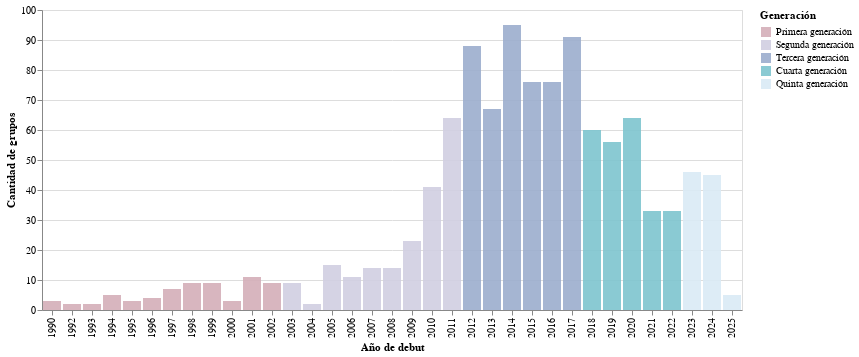

Here is the notebook cell this chart was saved with:
### Code cell
import pandas as pd
import altair as alt
import colorsys

GEN = pd.read_csv("/content/Grupos_KPOP.csv", delimiter=";")

GEN = GEN[(GEN["AÑO_DEBUT"] >= 1990) & (GEN["AÑO_DEBUT"] <= 2025)]

GEN_grouped = GEN.groupby(["AÑO_DEBUT", "GENERO"]).size().reset_index(name="Cantidad")

def asignar_generacion(año):
    if 1990 <= año <= 2002:
        return 1, 'Primera generación'
    elif 2003 <= año <= 2011:
        return 2, 'Segunda generación'
    elif 2012 <= año <= 2017:
        return 3, 'Tercera generación'
    elif 2018 <= año <= 2022:
        return 4, 'Cuarta generación'
    elif 2023 <= año <= 2025:
        return 5, 'Quinta generación'
    return None, None


GEN_grouped[['Generacion', 'Etiqueta']] = GEN_grouped['AÑO_DEBUT'].apply(lambda año: pd.Series(asignar_generacion(año)))

def ajustar_luminosidad(hex_color, factor):
    hex_color = hex_color.lstrip('#')
    r, g, b = tuple(int(hex_color[i:i+2], 16) for i in (0, 2, 4))
    h, l, s = colorsys.rgb_to_hls(r/255, g/255, b/255)
    l = max(0, min(1, l * factor))
    r_new, g_new, b_new = colorsys.hls_to_rgb(h, l, s)
    return '#{:02x}{:02x}{:02x}'.format(int(r_new*255), int(g_new*255), int(b_new*255))


def asignar_color(generacion):
    generacion_colores = {
        1: '#D4AFB9',  # Primera generación
        2: '#D1CFE2',  # Segunda generación
        3: '#9CADCE',   # Tercera generación
        4: '#7EC5CF',   # Cuarta generación
        5: '#DAEAF6'    # Quinta generación
    }
    return generacion_colores.get(generacion, '#FFFFFF')

factores_genero = {
    'Masculino': 0.7,
    'Mixto': 1.0,
    'Femenino': 1.3
}

# Define colores_generacion before it's used
colores_generacion = {
    1: '#D4AFB9',  # Primera generación
    2: '#D1CFE2',  # Segunda generación
    3: '#9CADCE',   # Tercera generación
    4: '#7EC5CF',   # Cuarta generación
    5: '#DAEAF6'    # Quinta generación
}

GEN_grouped['Color'] = GEN_grouped.apply(
    lambda row: ajustar_luminosidad(
        colores_generacion[row['Generacion']],
        factores_genero.get(row['GENERO'], 1.0)
    ),
    axis=1
)
brush = alt.selection_interval(encodings=["x"])

highlight = alt.selection_single(on="mouseover", fields=["AÑO_DEBUT"], empty="none")


opacity_brush = alt.condition(brush, alt.value(0.9), alt.value(0.1))

opacity_highlight = alt.condition(highlight, alt.value(1), alt.value(0.3))

# 𝗛𝗶𝘀𝘁𝗼𝗴𝗿𝗮𝗺𝗮 con interactividad
overview = alt.Chart(GEN_grouped).mark_bar().encode(
    alt.X("AÑO_DEBUT:O", axis=alt.Axis(title="Año de debut")),
    alt.Y("Cantidad:Q", title="Cantidad de grupos"),
    alt.Color("Etiqueta:N", scale=alt.Scale(domain=['Primera generación', 'Segunda generación', 'Tercera generación', 'Cuarta generación', 'Quinta generación'],
                                            range=['#D4AFB9', '#D1CFE2', '#9CADCE', '#7EC5CF', '#DAEAF6']),
              legend=alt.Legend(title="Generación")),
    opacity=opacity_brush,
    tooltip=["AÑO_DEBUT", "Cantidad", "GENERO"]
).add_selection(brush).add_selection(highlight)

graf = overview
graf

### Figure 1 — Vega-Lite specification as saved in the notebook (floating-point values rounded to 4 significant figures)
{"config": {"view": {"continuousWidth": 300, "continuousHeight": 300}}, "data": {"name": "data-dfa47450885405274c149805b3c16a7b"}, "mark": {"type": "bar"}, "encoding": {"color": {"field": "Etiqueta", "legend": {"title": "Generación"}, "scale": {"domain": ["Primera generación", "Segunda generación", "Tercera generación", "Cuarta generación", "Quinta generación"], "range": ["#D4AFB9", "#D1CFE2", "#9CADCE", "#7EC5CF", "#DAEAF6"]}, "type": "nominal"}, "opacity": {"condition": {"param": "param_3", "value": 0.9}, "value": 0.1}, "tooltip": [{"field": "AÑO_DEBUT", "type": "quantitative"}, {"field": "Cantidad", "type": "quantitative"}, {"field": "GENERO", "type": "nominal"}], "x": {"axis": {"title": "Año de debut"}, "field": "AÑO_DEBUT", "type": "ordinal"}, "y": {"field": "Cantidad", "title": "Cantidad de grupos", "type": "quantitative"}}, "params": [{"name": "param_3", "select": {"type": "interval", "encodings": ["x"]}}, {"name": "param_4", "select": {"type": "point", "fields": ["AÑO_DEBUT"], "on": "mouseover"}}], "$schema": "https://vega.github.io/schema/vega-lite/v5.20.1.json", "datasets": {"data-dfa47450885405274c149805b3c16a7b": [{"AÑO_DEBUT": 1990, "GENERO": "Hombres", "Cantidad": 3, "Generacion": 1, "Etiqueta": "Primera generación", "Color": "#d4aeb8"}, {"AÑO_DEBUT": 1992, "GENERO": "Hombres", "Cantidad": 1, "Generacion": 1, "Etiqueta": "Primera generación", "Color": "#d4aeb8"}, {"AÑO_DEBUT": 1992, "GENERO": "Mixto", "Cantidad": 1, "Generacion": 1, "Etiqueta": "Primera generación", "Color": "#d4aeb8"}, {"AÑO_DEBUT": 1993, "GENERO": "Hombres", "Cantidad": 2, "Generacion": 1, "Etiqueta": "Primera generación", "Color": "#d4aeb8"}, {"AÑO_DEBUT": 1994, "GENERO": "Hombres", "Cantidad": 1, "Generacion": 1, "Etiqueta": "Primera generación", "Color": "#d4aeb8"}, {"AÑO_DEBUT": 1994, "GENERO": "Mixto", "Cantidad": 4, "Generacion": 1, "Etiqueta": "Primera generación", "Color": "#d4aeb8"}, {"AÑO_DEBUT": 1995, "GENERO": "Hombres", "Cantidad": 3, "Generacion": 1, "Etiqueta": "Primera generación", "Color": "#d4aeb8"}, {"AÑO_DEBUT": 1996, "GENERO": "Hombres", "Cantidad": 2, "Generacion": 1, "Etiqueta": "Primera generación", "Color": "#d4aeb8"}, {"AÑO_DEBUT": 1996, "GENERO": "Mixto", "Cantidad": 2, "Generacion": 1, "Etiqueta": "Primera generación", "Color": "#d4aeb8"}, {"AÑO_DEBUT": 1997, "GENERO": "Hombres", "Cantidad": 4, "Generacion": 1, "Etiqueta": "Primera generación", "Color": "#d4aeb8"}, {"AÑO_DEBUT": 1997, "GENERO": "Mujeres", "Cantidad": 3, "Generacion": 1, "Etiqueta": "Primera generación", "Color": "#d4aeb8"}, {"AÑO_DEBUT": 1998, "GENERO": "Hombres", "Cantidad": 4, "Generacion": 1, "Etiqueta": "Primera generación", "Color": "#d4aeb8"}, {"AÑO_DEBUT": 1998, "GENERO": "Mixto", "Cantidad": 2, "Generacion": 1, "Etiqueta": "Primera generación", "Color": "#d4aeb8"}, {"AÑO_DEBUT": 1998, "GENERO": "Mujeres", "Cantidad": 3, "Generacion": 1, "Etiqueta": "Primera generación", "Color": "#d4aeb8"}, {"AÑO_DEBUT": 1999, "GENERO": "Hombres", "Cantidad": 5, "Generacion": 1, "Etiqueta": "Primera generación", "Color": "#d4aeb8"}, {"AÑO_DEBUT": 1999, "GENERO": "Mujeres", "Cantidad": 4, "Generacion": 1, "Etiqueta": "Primera generación", "Color": "#d4aeb8"}, {"AÑO_DEBUT": 2000, "GENERO": "Hombres", "Cantidad": 2, "Generacion": 1, "Etiqueta": "Primera generación", "Color": "#d4aeb8"}, {"AÑO_DEBUT": 2000, "GENERO": "Mujeres", "Cantidad": 1, "Generacion": 1, "Etiqueta": "Primera generación", "Color": "#d4aeb8"}, {"AÑO_DEBUT": 2001, "GENERO": "Hombres", "Cantidad": 1, "Generacion": 1, "Etiqueta": "Primera generación", "Color": "#d4aeb8"}, {"AÑO_DEBUT": 2001, "GENERO": "Mixto", "Cantidad": 3, "Generacion": 1, "Etiqueta": "Primera generación", "Color": "#d4aeb8"}, {"AÑO_DEBUT": 2001, "GENERO": "Mujeres", "Cantidad": 7, "Generacion": 1, "Etiqueta": "Primera generación", "Color": "#d4aeb8"}, {"AÑO_DEBUT": 2002, "GENERO": "Hombres", "Cantidad": 5, "Generacion": 1, "Etiqueta": "Primera generación", "Color": "#d4aeb8"}, {"AÑO_DEBUT": 2002, "GENERO": "Mixto", "Cantidad": 1, "Generacion": 1, "Etiqueta": "Primera generación", "Color": "#d4aeb8"}, {"AÑO_DEBUT": 2002, "GENERO": "Mujeres", "Cantidad": 3, "Generacion": 1, "Etiqueta": "Primera generación", "Color": "#d4aeb8"}, {"AÑO_DEBUT": 2003, "GENERO": "Hombres", "Cantidad": 8, "Generacion": 2, "Etiqueta": "Segunda generación", "Color": "#d1cfe2"}, {"AÑO_DEBUT": 2003, "GENERO": "Mujeres", "Cantidad": 1, "Generacion": 2, "Etiqueta": "Segunda generación", "Color": "#d1cfe2"}, {"AÑO_DEBUT": 2004, "GENERO": "Hombres", "Cantidad": 1, "Generacion": 2, "Etiqueta": "Segunda generación", "Color": "#d1cfe2"}, {"AÑO_DEBUT": 2004, "GENERO": "Mujeres", "Cantidad": 1, "Generacion": 2, "Etiqueta": "Segunda generación", "Color": "#d1cfe2"}, {"AÑO_DEBUT": 2005, "GENERO": "Hombres", "Cantidad": 9, "Generacion": 2, "Etiqueta": "Segunda generación", "Color": "#d1cfe2"}, {"AÑO_DEBUT": 2005, "GENERO": "Mujeres", "Cantidad": 6, "Generacion": 2, "Etiqueta": "Segunda generación", "Color": "#d1cfe2"}, {"AÑO_DEBUT": 2006, "GENERO": "Hombres", "Cantidad": 6, "Generacion": 2, "Etiqueta": "Segunda generación", "Color": "#d1cfe2"}, {"AÑO_DEBUT": 2006, "GENERO": "Mixto", "Cantidad": 2, "Generacion": 2, "Etiqueta": "Segunda generación", "Color": "#d1cfe2"}, {"AÑO_DEBUT": 2006, "GENERO": "Mujeres", "Cantidad": 3, "Generacion": 2, "Etiqueta": "Segunda generación", "Color": "#d1cfe2"}, {"AÑO_DEBUT": 2007, "GENERO": "Hombres", "Cantidad": 7, "Generacion": 2, "Etiqueta": "Segunda generación", "Color": "#d1cfe2"}, {"AÑO_DEBUT": 2007, "GENERO": "Mixto", "Cantidad": 1, "Generacion": 2, "Etiqueta": "Segunda generación", "Color": "#d1cfe2"}, {"AÑO_DEBUT": 2007, "GENERO": "Mujeres", "Cantidad": 6, "Generacion": 2, "Etiqueta": "Segunda generación", "Color": "#d1cfe2"}, {"AÑO_DEBUT": 2008, "GENERO": "Hombres", "Cantidad": 11, "Generacion": 2, "Etiqueta": "Segunda generación", "Color": "#d1cfe2"}, {"AÑO_DEBUT": 2008, "GENERO": "Mujeres", "Cantidad": 3, "Generacion": 2, "Etiqueta": "Segunda generación", "Color": "#d1cfe2"}, {"AÑO_DEBUT": 2009, "GENERO": "Hombres", "Cantidad": 8, "Generacion": 2, "Etiqueta": "Segunda generación", "Color": "#d1cfe2"}, {"AÑO_DEBUT": 2009, "GENERO": "Mixto", "Cantidad": 2, "Generacion": 2, "Etiqueta": "Segunda generación", "Color": "#d1cfe2"}, {"AÑO_DEBUT": 2009, "GENERO": "Mujeres", "Cantidad": 13, "Generacion": 2, "Etiqueta": "Segunda generación", "Color": "#d1cfe2"}, {"AÑO_DEBUT": 2010, "GENERO": "Hombres", "Cantidad": 19, "Generacion": 2, "Etiqueta": "Segunda generación", "Color": "#d1cfe2"}, {"AÑO_DEBUT": 2010, "GENERO": "Mixto", "Cantidad": 6, "Generacion": 2, "Etiqueta": "Segunda generación", "Color": "#d1cfe2"}, {"AÑO_DEBUT": 2010, "GENERO": "Mujeres", "Cantidad": 16, "Generacion": 2, "Etiqueta": "Segunda generación", "Color": "#d1cfe2"}, {"AÑO_DEBUT": 2011, "GENERO": "Hombres", "Cantidad": 24, "Generacion": 2, "Etiqueta": "Segunda generación", "Color": "#d1cfe2"}, {"AÑO_DEBUT": 2011, "GENERO": "Mixto", "Cantidad": 3, "Generacion": 2, "Etiqueta": "Segunda generación", "Color": "#d1cfe2"}, {"AÑO_DEBUT": 2011, "GENERO": "Mujeres", "Cantidad": 37, "Generacion": 2, "Etiqueta": "Segunda generación", "Color": "#d1cfe2"}, {"AÑO_DEBUT": 2012, "GENERO": "Hombres", "Cantidad": 41, "Generacion": 3, "Etiqueta": "Tercera generación", "Color": "#9cadce"}, {"AÑO_DEBUT": 2012, "GENERO": "Mixto", "Cantidad": 2, "Generacion": 3, "Etiqueta": "Tercera generación", "Color": "#9cadce"}, {"AÑO_DEBUT": 2012, "GENERO": "Mujeres", "Cantidad": 45, "Generacion": 3, "Etiqueta": "Tercera generación", "Color": "#9cadce"}, {"AÑO_DEBUT": 2013, "GENERO": "Hombres", "Cantidad": 39, "Generacion": 3, "Etiqueta": "Tercera generación", "Color": "#9cadce"}, {"AÑO_DEBUT": 2013, "GENERO": "Mujeres", "Cantidad": 28, "Generacion": 3, "Etiqueta": "Tercera generación", "Color": "#9cadce"}, {"AÑO_DEBUT": 2014, "GENERO": "Hombres", "Cantidad": 42, "Generacion": 3, "Etiqueta": "Tercera generación", "Color": "#9cadce"}, {"AÑO_DEBUT": 2014, "GENERO": "Mixto", "Cantidad": 3, "Generacion": 3, "Etiqueta": "Tercera generación", "Color": "#9cadce"}, {"AÑO_DEBUT": 2014, "GENERO": "Mujeres", "Cantidad": 50, "Generacion": 3, "Etiqueta": "Tercera generación", "Color": "#9cadce"}, {"AÑO_DEBUT": 2015, "GENERO": "Hombres", "Cantidad": 31, "Generacion": 3, "Etiqueta": "Tercera generación", "Color": "#9cadce"}, {"AÑO_DEBUT": 2015, "GENERO": "Mixto", "Cantidad": 1, "Generacion": 3, "Etiqueta": "Tercera generación", "Color": "#9cadce"}, {"AÑO_DEBUT": 2015, "GENERO": "Mujeres", "Cantidad": 44, "Generacion": 3, "Etiqueta": "Tercera generación", "Color": "#9cadce"}, {"AÑO_DEBUT": 2016, "GENERO": "Hombres", "Cantidad": 24, "Generacion": 3, "Etiqueta": "Tercera generación", "Color": "#9cadce"}, {"AÑO_DEBUT": 2016, "GENERO": "Mixto", "Cantidad": 3, "Generacion": 3, "Etiqueta": "Tercera generación", "Color": "#9cadce"}, {"AÑO_DEBUT": 2016, "GENERO": "Mujeres", "Cantidad": 49, "Generacion": 3, "Etiqueta": "Tercera generación", "Color": "#9cadce"}, {"AÑO_DEBUT": 2017, "GENERO": "Hombres", "Cantidad": 41, "Generacion": 3, "Etiqueta": "Tercera generación", "Color": "#9cadce"}, {"AÑO_DEBUT": 2017, "GENERO": "Mixto", "Cantidad": 1, "Generacion": 3, "Etiqueta": "Tercera generación", "Color": "#9cadce"}, {"AÑO_DEBUT": 2017, "GENERO": "Mujeres", "Cantidad": 49, "Generacion": 3, "Etiqueta": "Tercera generación", "Color": "#9cadce"}, {"AÑO_DEBUT": 2018, "GENERO": "Hombres", "Cantidad": 27, "Generacion": 4, "Etiqueta": "Cuarta generación", "Color": "#7ec5cf"}, {"AÑO_DEBUT": 2018, "GENERO": "Mixto", "Cantidad": 1, "Generacion": 4, "Etiqueta": "Cuarta generación", "Color": "#7ec5cf"}, {"AÑO_DEBUT": 2018, "GENERO": "Mujeres", "Cantidad": 32, "Generacion": 4, "Etiqueta": "Cuarta generación", "Color": "#7ec5cf"}, {"AÑO_DEBUT": 2019, "GENERO": "Hombres", "Cantidad": 31, "Generacion": 4, "Etiqueta": "Cuarta generación", "Color": "#7ec5cf"}, {"AÑO_DEBUT": 2019, "GENERO": "Mixto", "Cantidad": 1, "Generacion": 4, "Etiqueta": "Cuarta generación", "Color": "#7ec5cf"}, {"AÑO_DEBUT": 2019, "GENERO": "Mujeres", "Cantidad": 24, "Generacion": 4, "Etiqueta": "Cuarta generación", "Color": "#7ec5cf"}, {"AÑO_DEBUT": 2020, "GENERO": "Hombres", "Cantidad": 32, "Generacion": 4, "Etiqueta": "Cuarta generación", "Color": "#7ec5cf"}, {"AÑO_DEBUT": 2020, "GENERO": "Mixto", "Cantidad": 3, "Generacion": 4, "Etiqueta": "Cuarta generación", "Color": "#7ec5cf"}, {"AÑO_DEBUT": 2020, "GENERO": "Mujeres", "Cantidad": 29, "Generacion": 4, "Etiqueta": "Cuarta generación", "Color": "#7ec5cf"}, {"AÑO_DEBUT": 2021, "GENERO": "Hombres", "Cantidad": 14, "Generacion": 4, "Etiqueta": "Cuarta generación", "Color": "#7ec5cf"}, {"AÑO_DEBUT": 2021, "GENERO": "Mixto", "Cantidad": 1, "Generacion": 4, "Etiqueta": "Cuarta generación", "Color": "#7ec5cf"}, {"AÑO_DEBUT": 2021, "GENERO": "Mujeres", "Cantidad": 18, "Generacion": 4, "Etiqueta": "Cuarta generación", "Color": "#7ec5cf"}, {"AÑO_DEBUT": 2022, "GENERO": "Hombres", "Cantidad": 11, "Generacion": 4, "Etiqueta": "Cuarta generación", "Color": "#7ec5cf"}, {"AÑO_DEBUT": 2022, "GENERO": "Mujeres", "Cantidad": 22, "Generacion": 4, "Etiqueta": "Cuarta generación", "Color": "#7ec5cf"}, {"AÑO_DEBUT": 2023, "GENERO": "Hombres", "Cantidad": 27, "Generacion": 5, "Etiqueta": "Quinta generación", "Color": "#daeaf6"}, {"AÑO_DEBUT": 2023, "GENERO": "Mujeres", "Cantidad": 19, "Generacion": 5, "Etiqueta": "Quinta generación", "Color": "#daeaf6"}, {"AÑO_DEBUT": 2024, "GENERO": "Hombres", "Cantidad": 21, "Generacion": 5, "Etiqueta": "Quinta generación", "Color": "#daeaf6"}, {"AÑO_DEBUT": 2024, "GENERO": "Mujeres", "Cantidad": 24, "Generacion": 5, "Etiqueta": "Quinta generación", "Color": "#daeaf6"}, {"AÑO_DEBUT": 2025, "GENERO": "Hombres", "Cantidad": 3, "Generacion": 5, "Etiqueta": "Quinta generación", "Color": "#daeaf6"}, {"AÑO_DEBUT": 2025, "GENERO": "Mujeres", "Cantidad": 2, "Generacion": 5, "Etiqueta": "Quinta generación", "Color": "#daeaf6"}]}}
